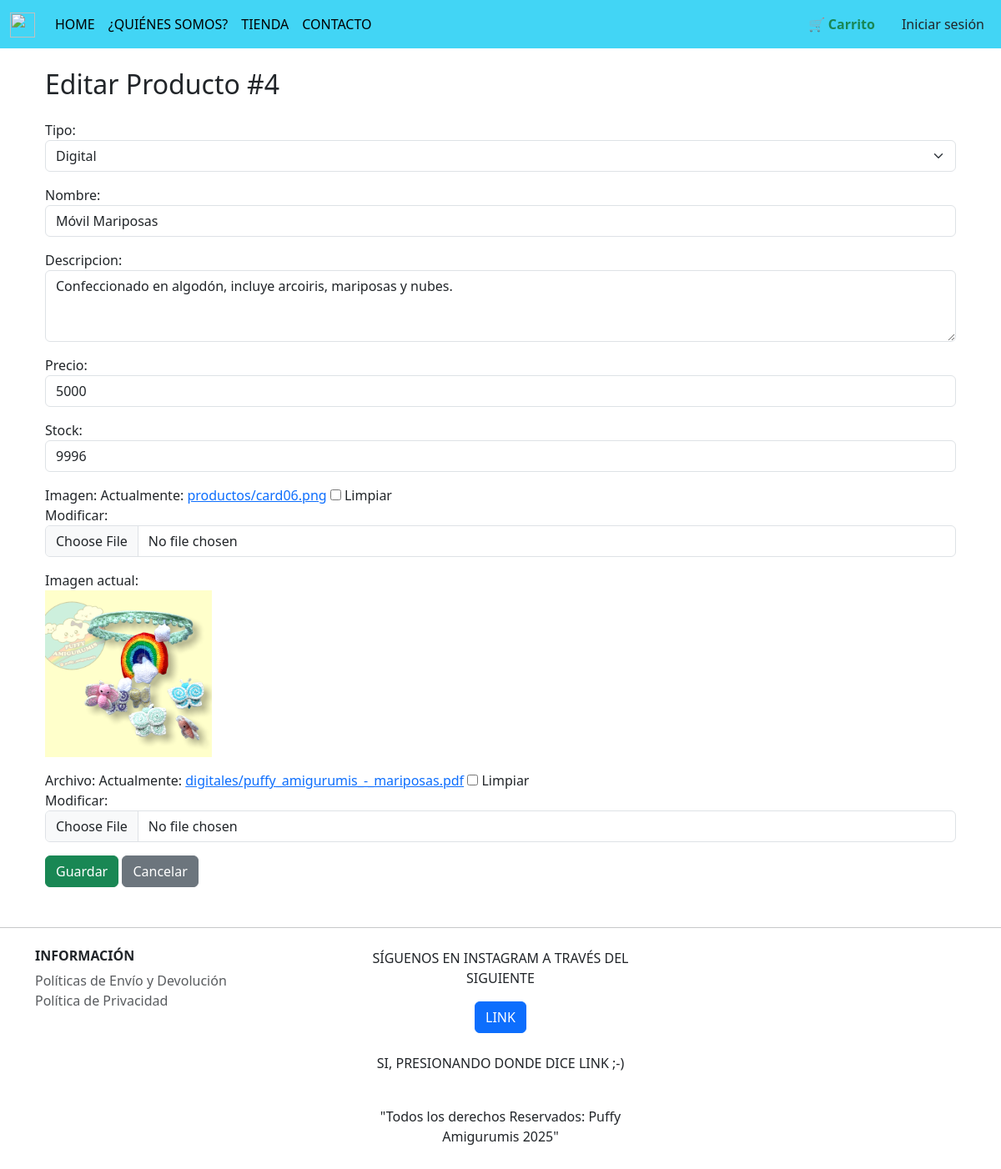
The page /panel/editar/4/ on the database its author committed.
### market/models.py (models this page shows, shortened)
class Producto(models.Model):
    TIPO_CHOICES = [
        ('fisico', 'Físico'),
        ('digital', 'Digital'),
    ]
    id = models.AutoField(primary_key=True)
    nombre = models.CharField(max_length=100)
    descripcion = models.TextField()
    precio = models.DecimalField(max_digits=10, decimal_places=2)
    stock = models.IntegerField()
    imagen = models.ImageField(upload_to='productos/', blank=True, null=True)
    tipo = models.CharField(max_length=10, choices=TIPO_CHOICES, default='fisico')
    archivo = models.FileField(upload_to='digitales/', blank=True, null=True)

### market/views.py (the view)
# urls.py: path('panel/editar/<int:id>/', views.editar, name='editar'),
def editar(request, id):
    producto = get_object_or_404(Producto, pk=id)
    if request.method == 'POST':
        formulario = ProductoForm(request.POST, request.FILES, instance=producto)
        if formulario.is_valid():
            formulario.save()
            return redirect('market')
    else:
        formulario = ProductoForm(instance=producto)
    return render(request, 'market/form.html', {'formulario': formulario})

### market/cart.py (called while the page is built)
    def total_items(self):
        return sum(item['cantidad'] for item in self.cart.values())

### market/context_processors.py (called while the page is built)
def carrito_total(request):
    cart = Cart(request)
    for item in cart.cart.values():
        try:
            item['subtotal'] = float(item['precio']) * int(item['cantidad'])
        except (ValueError, TypeError):
            item['subtotal'] = 0
    return {
        'carro': cart.cart,
        'carrito_total': cart.total_items()
    }

### market/templates/market/form.html (shortened to what this page needs)
{% extends "base.html" %}
{% block contenido %}
<div class="container mt-4">
    <h2 class="mb-4">
        {% if formulario.instance.pk %}
            Editar Producto #{{ formulario.instance.pk }}
        {% else %}
            Nuevo Producto
        {% endif %}
    </h2>
    <form method="POST" enctype="multipart/form-data">
        <div class="mb-3">
            {{ formulario.tipo.label_tag }}
            {{ formulario.tipo }}
        </div>
        <div class="mb-3">
            {{ formulario.nombre.label_tag }}
            {{ formulario.nombre }}
        </div>
        <div class="mb-3">
            {{ formulario.descripcion.label_tag }}
            {{ formulario.descripcion }}
        </div>
        <div class="mb-3">
            {{ formulario.precio.label_tag }}
            {{ formulario.precio }}
        </div>
        <div class="mb-3">
            {{ formulario.stock.label_tag }}
            {{ formulario.stock }}
        </div>
        <div class="mb-3">
            {{ formulario.imagen.label_tag }}
            {{ formulario.imagen }}
        </div>
        {% if formulario.instance.imagen %}
            <div class="mb-3">
                <label>Imagen actual:</label><br>
                <img src="{{ formulario.instance.imagen.url }}" alt="Imagen del producto" width="200">
            </div>
        {% endif %}
        <div class="mb-3" id="archivo-digital" style="display: none;">
            {{ formulario.archivo.label_tag }}
            {{ formulario.archivo }}
        </div>
        <button type="submit" class="btn btn-success">Guardar</button>
        <a href="{% url 'market' %}" class="btn btn-secondary">Cancelar</a>
    </form>
</div>
{% endblock %}

### rows shown on the page
Producto: instance.pk "4", tipo "Digital", nombre "Móvil Mariposas", descripcion "Confeccionado en algodón, incluye arcoiris, mariposas y nubes.", precio "5000", stock "9996", instance.imagen (picture)
